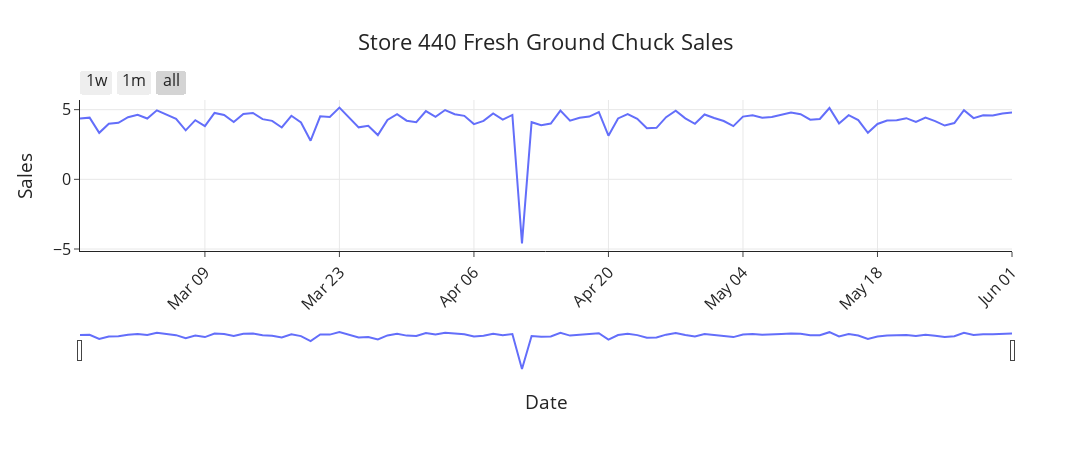

The notebook cell this image was saved under:
### Code cell
# we are going to plot the log and see what it looks like
plot(title='Fresh Ground Chuck Price', data=ds, x='sale_date', y='custom_log',
     x_label='Date', y_label='Sales')
